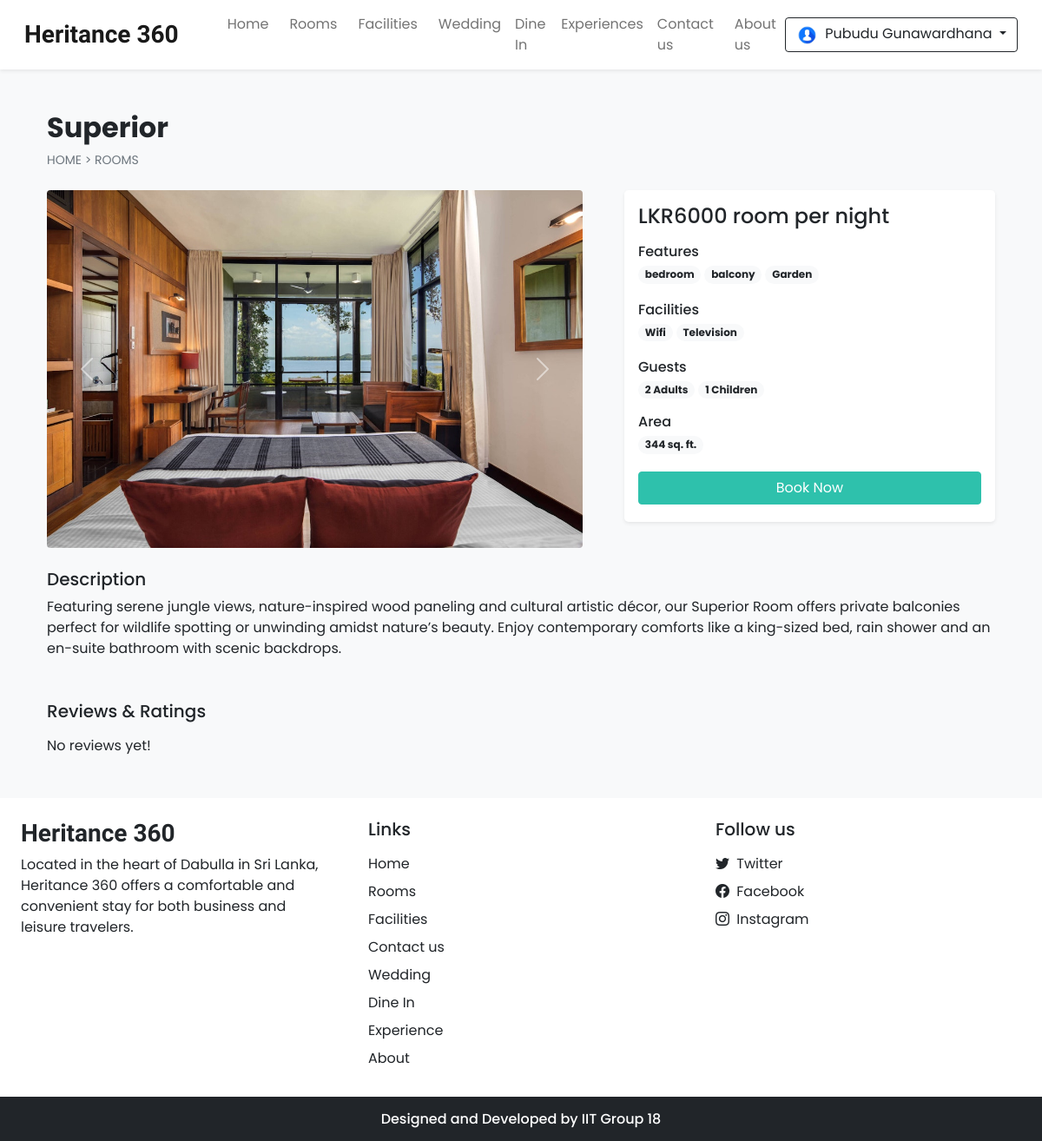
/room_details.php?id=19 (signed in), run on the app's committed database.
### tables this page shows
CREATE TABLE `settings` (
  `sr_no` int NOT NULL,
  `site_title` varchar(50) NOT NULL,
  `site_about` varchar(250) NOT NULL,
  `shutdown` tinyint(1) NOT NULL
);

CREATE TABLE `rooms` (
  `id` int NOT NULL,
  `name` varchar(150) NOT NULL,
  `area` int NOT NULL,
  `price` int NOT NULL,
  `quantity` int NOT NULL,
  `adult` int NOT NULL,
  `children` int NOT NULL,
  `description` varchar(350) NOT NULL,
  `status` tinyint NOT NULL DEFAULT '1',
  `removed` int NOT NULL DEFAULT '0'
);

CREATE TABLE `room_images` (
  `sr_no` int NOT NULL,
  `room_id` int NOT NULL,
  `image` varchar(150) NOT NULL,
  `thumb` tinyint NOT NULL DEFAULT '0'
);

CREATE TABLE `features` (
  `id` int NOT NULL,
  `name` varchar(50) NOT NULL
);

CREATE TABLE `facilities` (
  `id` int NOT NULL,
  `icon` varchar(100) NOT NULL,
  `name` varchar(50) NOT NULL,
  `description` varchar(250) NOT NULL
);

### admin/inc/db_config.php (called while the page is built, shortened)
<?php
  function select($sql,$values,$datatypes)
  {
    $con = $GLOBALS['con'];
    if($stmt = mysqli_prepare($con,$sql))
    {
      if (!empty($values) && !empty($datatypes)) {
      mysqli_stmt_bind_param($stmt, $datatypes, ...$values);
    }
      if(mysqli_stmt_execute($stmt)){
        $res = mysqli_stmt_get_result($stmt);
        return $res;
      }
      else{
        mysqli_stmt_close($stmt);
        die("Query cannot be executed - Select");
      }
    }
    else{
      die("Query cannot be prepared - Select");
    }
  }
?>

### room_details.php (the view, shortened to what this page needs)
<!DOCTYPE html>
<html lang="en">
<head>
  <?php require('inc/links.php'); ?>
</head>
<body class="bg-light">
  <?php require('inc/header.php'); ?>
  <?php
    $data = filteration($_GET);
    $room_res = select("SELECT * FROM `rooms` WHERE `id`=? AND `status`=? AND `removed`=?",[$data['id'],1,0],'iii');
    $room_data = mysqli_fetch_assoc($room_res);
  ?>
  <div class="container">
    <div class="row">
      <div class="col-12 my-5 mb-4 px-4">
        <h2 class="fw-bold"><?php echo $room_data['name'] ?></h2>
        <div style="font-size: 14px;">
          <a href="index.php" class="text-secondary text-decoration-none">HOME</a>
          <span class="text-secondary"> > </span>
          <a href="rooms.php" class="text-secondary text-decoration-none">ROOMS</a>
        </div>
      </div>
      <div class="col-lg-7 col-md-12 px-4">
        <div id="roomCarousel" class="carousel slide" data-bs-ride="carousel">
          <div class="carousel-inner">
            <?php
              $room_img = ROOMS_IMG_PATH."thumbnail.jpg";
              $img_q = mysqli_query($con,"SELECT * FROM `room_images`
                WHERE `room_id`='$room_data[id]'");
              if(mysqli_num_rows($img_q)>0)
              {
                $active_class = 'active';
                while($img_res = mysqli_fetch_assoc($img_q))
                {
                  echo"
                    <div class='carousel-item $active_class'>
                      <img src='".ROOMS_IMG_PATH.$img_res['image']."' class='d-block w-100 rounded'>
                    </div>
                  ";
                  $active_class='';
                }
              }
              else{
                echo"<div class='carousel-item active'>
                  <img src='$room_img' class='d-block w-100'>
                </div>";
              }
            ?>
          </div>
          <button class="carousel-control-prev" type="button" data-bs-target="#roomCarousel" data-bs-slide="prev">
            <span class="carousel-control-prev-icon" aria-hidden="true"></span>
          </button>
          <button class="carousel-control-next" type="button" data-bs-target="#roomCarousel" data-bs-slide="next">
            <span class="carousel-control-next-icon" aria-hidden="true"></span>
          </button>
        </div>
      </div>
      <div class="col-lg-5 col-md-12 px-4">
        <div class="card mb-4 border-0 shadow-sm rounded-3">
          <div class="card-body">
            <?php
              echo<<<price
                <h4>LKR$room_data[price] room per night</h4>
              price;
              $fea_q = mysqli_query($con,"SELECT f.name FROM `features` f
                INNER JOIN `room_features` rfea ON f.id = rfea.features_id
                WHERE rfea.room_id = '$room_data[id]'");
              $features_data = "";
              while($fea_row = mysqli_fetch_assoc($fea_q)){
                $features_data .="<span class='badge rounded-pill bg-light text-dark text-wrap me-1 mb-1'>
                  $fea_row[name]
                </span>";
              }
              echo<<<features
                <div class="mb-3">
                  <h6 class="mb-1">Features</h6>
                  $features_data
                </div>
              features;
              $fac_q = mysqli_query($con,"SELECT f.name FROM `facilities` f
                INNER JOIN `room_facilities` rfac ON f.id = rfac.facilities_id
                WHERE rfac.room_id = '$room_data[id]'");
              $facilities_data = "";
              while($fac_row = mysqli_fetch_assoc($fac_q)){
                $facilities_data .="<span class='badge rounded-pill bg-light text-dark text-wrap me-1 mb-1'>
                  $fac_row[name]
                </span>";
              }
              echo<<<facilities
                <div class="mb-3">
                  <h6 class="mb-1">Facilities</h6>
                  $facilities_data
                </div>
              facilities;
              echo<<<guests
                <div class="mb-3">
                  <h6 class="mb-1">Guests</h6>
                  <span class="badge rounded-pill bg-light text-dark text-wrap">
                    $room_data[adult] Adults
                  </span>
                  <span class="badge rounded-pill bg-light text-dark text-wrap">
                    $room_data[children] Children
                  </span>
                </div>
              guests;
              echo<<<area
                <div class="mb-3">
                  <h6 class="mb-1">Area</h6>
                  <span class='badge rounded-pill bg-light text-dark text-wrap me-1 mb-1'>
                    $room_data[area] sq. ft.
                  </span>
                </div>
              area;
              if(!$settings_r['shutdown']){
                $login=0;
                if(isset($_SESSION['login']) && $_SESSION['login']==true){
                  $login=1;
                }
                echo<<<book
                  <button onclick='checkLoginToBook($login,$room_data[id])' class="btn w-100 text-white custom-bg shadow-none mb-1">Book Now</button>
                book;
              }
            ?>
          </div>
        </div>
      </div>
      <div class="col-12 mt-4 px-4">
        <div class="mb-5">
          <h5>Description</h5>
          <p>
            <?php echo $room_data['description'] ?>
          </p>
        </div>
        <div>
          <h5 class="mb-3">Reviews & Ratings</h5>
          <?php
            $review_q = "SELECT rr.*,uc.name AS uname, uc.profile, r.name AS rname FROM `rating_review` rr
              INNER JOIN `user_cred` uc ON rr.user_id = uc.id
              INNER JOIN `rooms` r ON rr.room_id = r.id
              WHERE rr.room_id = '$room_data[id]'
              ORDER BY `sr_no` DESC LIMIT 15";
            $review_res = mysqli_query($con,$review_q);
            if(mysqli_num_rows($review_res)==0){
              echo 'No reviews yet!';
            }
          ?>
        </div>
      </div>
    </div>
  </div>
  <?php require('inc/footer.php'); ?>
</body>
</html>

### inc/header.php (shortened to what this page needs)
<nav id="nav-bar" class="navbar navbar-expand-lg navbar-light bg-white px-lg-3 py-lg-2 shadow-sm sticky-top">
  <div class="container-fluid">
    <a class="navbar-brand me-5 fw-bold fs-3 h-font" href="index.php"><?php echo $settings_r['site_title'] ?></a>
    <div class="collapse navbar-collapse" id="navbarSupportedContent">
      <ul class="navbar-nav me-auto mb-2 mb-lg-0">
        <li class="nav-item">
          <a class="nav-link me-2" href="index.php">Home</a>
        </li>
        <li class="nav-item">
          <a class="nav-link me-2" href="rooms.php">Rooms</a>
        </li>
        <li class="nav-item">
          <a class="nav-link me-2" href="facilities.php">Facilities</a>
        </li>
        <li class="nav-item">
          <a class="nav-link" href="wedding_halls.php">Wedding</a>
        </li>
        <li class="nav-item">
          <a class="nav-link" href="dine_in.php">Dine In</a>
        </li>
        <li class="nav-item">
          <a class="nav-link" href="experience.php">Experiences</a>
        </li>
        <li class="nav-item">
          <a class="nav-link me-2" href="contact.php">Contact us</a>
        </li>
        <li class="nav-item">
          <a class="nav-link" href="about.php">About us</a>
        </li>
      </ul>
      <div class="d-flex">
        <?php
          if(isset($_SESSION['login']) && $_SESSION['login']==true)
          {
            $path = USERS_IMG_PATH;
            echo<<<data
              <div class="btn-group">
                <button type="button" class="btn btn-outline-dark shadow-none dropdown-toggle" data-bs-toggle="dropdown" data-bs-display="static" aria-expanded="false">
                  <img src="$path$_SESSION[uPic]" style="width: 25px; height: 25px;" class="me-1 rounded-circle">
                  $_SESSION[uName]
                </button>
                <ul class="dropdown-menu dropdown-menu-lg-end">
                  <li><a class="dropdown-item" href="profile.php">Profile</a></li>
                  <li><a class="dropdown-item" href="bookings.php">Bookings</a></li>
                  <li><a class="dropdown-item" href="logout.php">Logout</a></li>
                </ul>
              </div>
            data;
          }
        ?>
      </div>
    </div>
  </div>
</nav>

### inc/footer.php (shortened to what this page needs)
<div class="container-fluid bg-white mt-5">
    <div class="row">
        <div class="col-lg-4 p-4">
            <h3 class="h-font fw-bold fs-3 mb-2"><?php echo $settings_r['site_title'] ?></h3>
            <p>
                <?php echo $settings_r['site_about'] ?>
            </p>
        </div>
        <div class="col-lg-4 p-4">
            <h5 class="mb-3">Links</h5>
            <a href="index.php" class="d-inline-block mb-2 text-dark text-decoration-none">Home</a> <br>
            <a href="rooms.php" class="d-inline-block mb-2 text-dark text-decoration-none">Rooms</a> <br>
            <a href="facilities.php" class="d-inline-block mb-2 text-dark text-decoration-none">Facilities</a> <br>
            <a href="contact.php" class="d-inline-block mb-2 text-dark text-decoration-none">Contact us</a> <br>
            <a href="wedding_halls.php" class="d-inline-block mb-2 text-dark text-decoration-none">Wedding</a><br>
            <a href="dine_in.php" class="d-inline-block mb-2 text-dark text-decoration-none">Dine In</a><br>
            <a href="experience.php" class="d-inline-block mb-2 text-dark text-decoration-none">Experience</a><br>
            <a href="about.php" class="d-inline-block mb-2 text-dark text-decoration-none">About</a><br>
        </div>
        <div class="col-lg-4 p-4">
            <h5 class="mb-3">Follow us</h5>
            <?php
            if ($contact_r['tw'] != '') {
                echo <<<data
              <a href="$contact_r[tw]" class="d-inline-block text-dark text-decoration-none mb-2">
                <i class="bi bi-twitter me-1"></i> Twitter
              </a><br>
            data;
            }
            ?>
            <a href="<?php echo $contact_r['fb'] ?>" class="d-inline-block text-dark text-decoration-none mb-2">
                <i class="bi bi-facebook me-1"></i> Facebook
            </a><br>
            <a href="<?php echo $contact_r['insta'] ?>" class="d-inline-block text-dark text-decoration-none">
                <i class="bi bi-instagram me-1"></i> Instagram
            </a><br>
        </div>
    </div>
</div>
<h6 class="text-center bg-dark text-white p-3 m-0">Designed and Developed by IIT Group 18</h6>

### css/common.css (style rules this page uses)
:root { --teal: #2ec1ac; --teal_hover: #279e8c; }
* { font-family: 'Poppins', sans-serif; }
.h-font { font-family: 'Merienda', cursive; }
.custom-bg { background-color: var(--teal); border: 1px solid var(--teal); }

### data on the page
settings: site_title "Heritance 360", site_about "Located in the heart of Dabulla in Sri Lanka, Heritance 360 offers a comfortable and convenient stay for both business and leisure travelers."
rooms: name "Superior", price "6000", adult "2", children "1", area "344", description "Featuring serene jungle views, nature-inspired wood paneling and cultural artistic décor, our Superior Room offers private balconies perfect for wildlife spotting or unwinding amidst nature’s beauty. Enjoy contemporary comforts like a king-sized bed, rain shower and an en-suite bathroom with scenic backdrops."
room_images: image (picture)
features: name "bedroom"
features: name "balcony"
features: name "Garden"
facilities: name "Wifi"
facilities: name "Television"

### other printed values
$_SESSION[uName] "Pubudu Gunawardhana"
